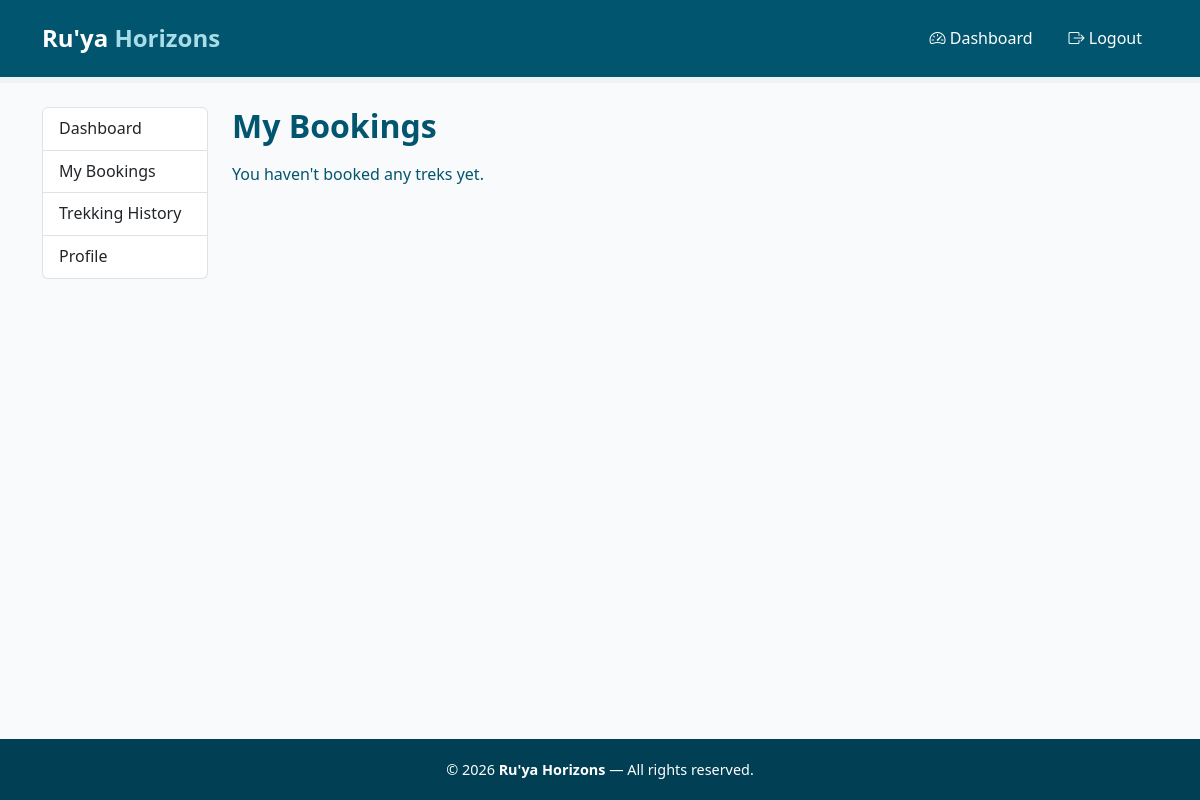
The app's page /user/bookings (signed in), older data.
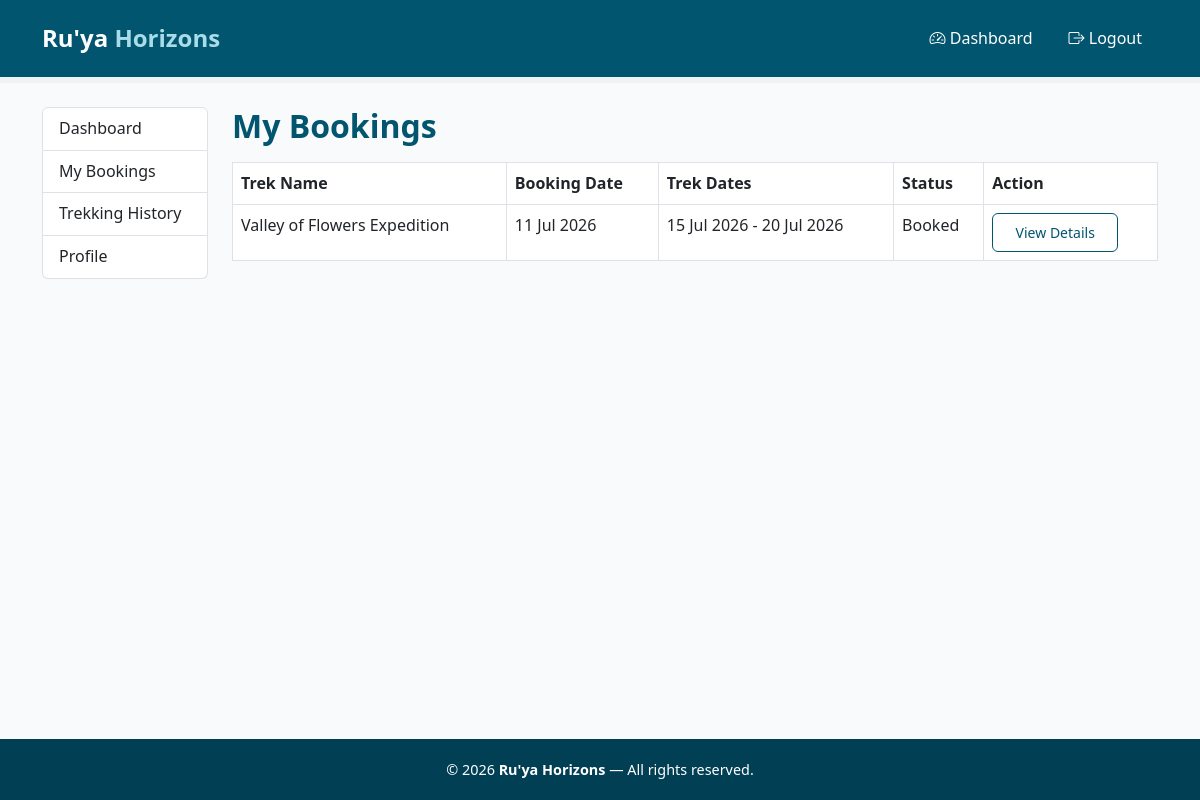
The same page, newer data.
### models.py (models this page shows)
class Booking(db.Model):
    __tablename__ = 'booking'
    id = db.Column(db.Integer, primary_key=True)
    user_id = db.Column(db.Integer, db.ForeignKey('user.id'), nullable=False)
    trek_id = db.Column(db.Integer, db.ForeignKey('trek.id'), nullable=False)
    booking_date = db.Column(db.DateTime, default=datetime.utcnow)
    status = db.Column(db.String(50), default='Booked') # booked, cancelled, completed
    payment_status = db.Column(db.String(50), default='Pending') # pending, completed, failed

class Trek(db.Model):
    __tablename__ = 'trek'
    id = db.Column(db.Integer, primary_key=True)
    name = db.Column(db.String(150), nullable=False)
    location = db.Column(db.String(150), nullable=False)
    difficulty = db.Column(db.String(50), nullable=False)
    duration = db.Column(db.Integer, nullable=False)
    total_slots = db.Column(db.Integer, nullable=False)
    available_slots = db.Column(db.Integer, nullable=False)
    status = db.Column(db.String(50), default='Pending') # pending, approved, open, closed, completed
    start_date = db.Column(db.Date, nullable=False)
    end_date = db.Column(db.Date, nullable=False)
    description = db.Column(db.Text, nullable=False)
    price = db.Column(db.Float, nullable=False)
    assigned_staff_id = db.Column(db.Integer, db.ForeignKey('staff.id'), nullable=True)
    bookings = db.relationship('Booking', backref='trek', lazy=True)

### app.py (the view)
@app.route('/user/bookings')
@login_required
def user_my_bookings():
    if current_user.role != 'trekker':
        return "Access denied: Trekkers only", 403
    bookings = Booking.query.filter_by(user_id=current_user.id) \
                             .order_by(Booking.booking_date.desc()).all()
    return render_template('user_my_bookings.html', bookings=bookings)

### app.py (called while the page is built)
@login_manager.user_loader
def load_user(user_id):
    return User.query.get(int(user_id))

### templates/user_my_bookings.html (shortened to what this page needs)
{% extends "base.html" %}
{% block content %}
<div class="container my-4">
    <div class="row">
        {% include "user_sidebar.html" %}
        <div class="col-md-9 col-lg-10">
            <h2 class="page-heading">My Bookings</h2>
            {% if bookings %}
            <table class="table table-bordered mt-3">
                <thead>
                    <tr>
                        <th>Trek Name</th>
                        <th>Booking Date</th>
                        <th>Trek Dates</th>
                        <th>Status</th>
                        <th>Action</th>
                    </tr>
                </thead>
                <tbody>
                    {% for booking in bookings %}
                    <tr>
                        <td>{{ booking.trek.name }}</td>
                        <td>{{ booking.booking_date.strftime('%d %b %Y') }}</td>
                        <td>{{ booking.trek.start_date.strftime('%d %b %Y') }} - {{ booking.trek.end_date.strftime('%d %b %Y') }}</td>
                        <td>{{ booking.status }}</td>
                        <td>
                            <a href="{{ url_for('user_trek_details', trek_id=booking.trek.id) }}"
                               class="btn btn-sm btn-outline-primary">View Details</a>
                        </td>
                    </tr>
                    {% endfor %}
                </tbody>
            </table>
            {% else %}
            <p class="mt-3">You haven't booked any treks yet.</p>
            {% endif %}
        </div>
    </div>
</div>
{% endblock %}

Row changes from the older to the newer data that the page shows:
added Booking: trek.name "Valley of Flowers Expedition", booking_date "11 Jul 2026", trek.start_date "15 Jul 2026", trek.end_date "20 Jul 2026", status "Booked"
Text that changed along with them:
text no longer shown: "You haven't booked any treks yet."
text now shown: "Trek Name Booking Date Trek Dates Status Action"
